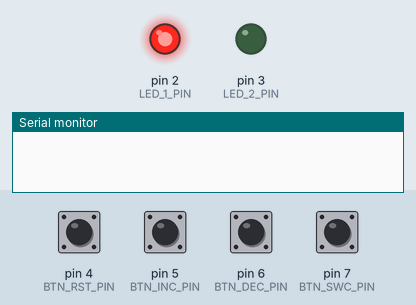
Simulated run of this sketch. Board: Arduino Uno, built with avr-gcc and run on an emulated ATmega328P. Shown: output pins drawn as LEDs (lit = HIGH), the last lines printed to the serial monitor. Dashed ring = blinking. The test bench sets the inputs (shaded band); at power-on: pin 4 (BTN_RST_PIN), pin 5 (BTN_INC_PIN), pin 6 (BTN_DEC_PIN), pin 7 (BTN_SWC_PIN) HIGH.

Above: at 1.0 s.
1.1 s: pin 7 (BTN_SWC_PIN) pulled LOW for 0.15 s
At 1.6 s:
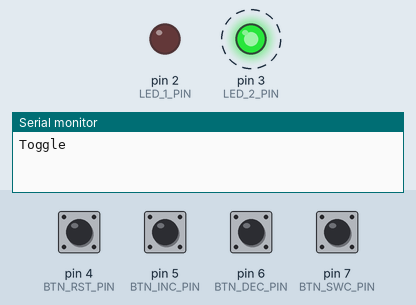
4.1 s: pin 4 (BTN_RST_PIN) pulled LOW for 1 s
At 5.16 s:
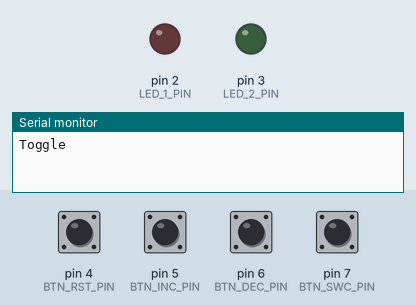
10.2 s: pin 7 (BTN_SWC_PIN) pulled LOW for 1 s
At 11.6 s:
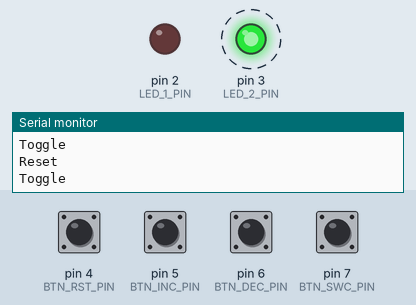
14.2 s: pin 4 (BTN_RST_PIN) pulled LOW for 0.15 s
At 15.0 s:
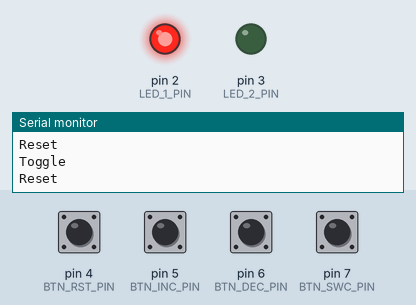
Timing chart, 0 to 16.9 s (numbered marks = the images above; inputs shaded):
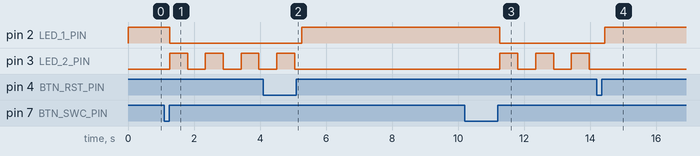

The sketch:

lab-2.2.ino
```cpp
#include "./src/functions.h"
#include "./src/Button.h"
#include "./src/Timer.h"
#include "./src/Led.h"
#include "./src/definitions.h"
#include "./src/tasks.h"

void setup()
{
  initStdio();
  initTasks();

  xTaskCreate(toggleLedTask, "Toggle", 256, nullptr, 1, nullptr);
  xTaskCreate(changeDelayTask, "Delay", 256, nullptr, 1, nullptr);
  xTaskCreate(idleTask, "Idle", 256, nullptr, 2, nullptr);
  vTaskStartScheduler();

  printf("Should not print");
}

void loop()
{
}
```

Button.cpp
```cpp
#include "Button.h"

int Button::debounceMs = 50;

Button::Button() = default;

Button::Button(int _pin) : pin { _pin }
{
  pinMode(pin, INPUT_PULLUP);
}

void Button::update()
{
  unsigned long now = millis();

  if (now - changeTimestamp <= debounceMs) return;

  changeTimestamp = now;
  prevPressed = isPressed;
  isPressed = digitalRead(pin) == LOW;

  if (isPressed == prevPressed) return;

  if (!prevPressed && isPressed && onDown != nullptr) onDown();
  if (prevPressed && !isPressed && onUp != nullptr) onUp();
  if (onChange != nullptr) onChange();
}
```

Button.h
```cpp
#pragma once

#include <Arduino.h>
#include <stdint.h>

// Wrapper around button with debounce
class Button
{
public:
  static int debounceMs;

  bool isPressed = false;

  void (*onChange)() = nullptr;
  void (*onUp)() = nullptr;
  void (*onDown)() = nullptr;

  Button();
  Button(int pin);

  void update();

private:
  int pin = 0;
  bool prevPressed = false;
  unsigned long changeTimestamp = 0;
};
```

Led.cpp
```cpp
#include "Led.h"

Led::Led() = default;

Led::Led(int8_t pin)
{
  pinMode(pin, OUTPUT);

  _pin = pin;
}

void Led::toggle()
{
  if (isOn()) off();
  else on();
}

bool Led::isOn()
{
  return (digitalRead(_pin) == HIGH);
}

void Led::on()
{
  digitalWrite(_pin, HIGH);
}

void Led::off()
{
  digitalWrite(_pin, LOW);
}
```

Led.h
```cpp
#pragma once

#include "Arduino.h"

class Led
{
public:
  Led();
  Led(int8_t pin);

  bool isOn();
  void toggle();
  void on();
  void off();

private:
  int8_t _pin;

  void powerOff();
  void powerOn();
};
```

Timer.cpp
```cpp
#include "Timer.h"

Timer::Timer()
{
  reset();
}

void Timer::reset()
{
  _start = millis();
}

unsigned long Timer::elapsed()
{
  return millis() - _start;
}
```

Timer.h
```cpp
#pragma once

#include <Arduino.h>

class Timer
{
public:
  Timer();

  void reset();
  unsigned long elapsed();

private:
  unsigned long _start;
};
```

definitions.h
```cpp
#pragma once

enum Event
{
  EVENT_NONE = 0,
  EVENT_RESET = 1,
  EVENT_TOGGLE_LED = 2,
  EVENT_INC_DELAY = 4,
  EVENT_DEC_DELAY = 8,
};

#define TASK_TOGGLE_DELAY 50
#define TASK_DELAY_DELAY 50
#define TASK_IDLE_DELAY 200

#define LED_INITIAL_DELAY 500
#define MIN_LED_DELAY 100
#define MAX_LED_DELAY 2000
#define LED_DELAY_STEP 100

#define LED_1_PIN 2
#define LED_2_PIN 3
#define BTN_RST_PIN 4
#define BTN_SWC_PIN 7
#define BTN_DEC_PIN 6
#define BTN_INC_PIN 5
```

functions.h
```cpp
#pragma once

#include <Arduino.h>
#include <stdio.h>

// Returns available memory in bytes for debug purposes
int availableMemory()
{
  int size = 2048;
  byte* buf;

  while ((buf = new byte[size--]) == nullptr);

  delete buf;
  return size;
}

void initSerial(unsigned long baudRate = 115200ul)
{
  Serial.begin(baudRate);
  while (!Serial);
}

int customStdioGet(FILE* f)
{
  while (!Serial.available());
  return Serial.read();
}

int customStdioPut(char c, FILE* f)
{
  Serial.write(c);
}

void initStdio()
{
  initSerial();
  stdin = stdout = fdevopen(customStdioPut, customStdioGet);
}
```

tasks.h
```cpp
#pragma once

#include <Arduino.h>
#include <Arduino_FreeRTOS.h>
#include <semphr.h>

#include "Timer.h"
#include "definitions.h"
#include "Button.h"
#include "Led.h"
#include "functions.h"

void onSwcBtnUp();
void onRstBtnUp();
void onIncBtnUp();
void onDecBtnUp();

Button swcBtn;
Button incBtn;
Button decBtn;
Button rstBtn;
Led led1;
Led led2;
SemaphoreHandle_t semaphore;
int ledDelay = LED_INITIAL_DELAY;
byte event = EVENT_NONE;

void initTasks()
{
  led1 = Led(LED_1_PIN);
  led2 = Led(LED_2_PIN);
  swcBtn = Button(BTN_SWC_PIN);
  incBtn = Button(BTN_INC_PIN);
  decBtn = Button(BTN_DEC_PIN);
  rstBtn = Button(BTN_RST_PIN);

  led1.on();
  led2.off();

  swcBtn.onUp = onSwcBtnUp;
  incBtn.onUp = onIncBtnUp;
  decBtn.onUp = onDecBtnUp;
  rstBtn.onUp = onRstBtnUp;

  semaphore = xSemaphoreCreateBinary();
  xSemaphoreGive(semaphore);
}

void toggleLedTask(void* paraqms)
{
  static TickType_t _delay = pdMS_TO_TICKS(TASK_TOGGLE_DELAY);
  vTaskDelay(_delay);

  for (;;)
  {
    if (xSemaphoreTake(semaphore, portMAX_DELAY) == pdTRUE)
    {
      swcBtn.update();

      xSemaphoreGive(semaphore);
    }
    vTaskDelay(_delay);
  }
}

void changeDelayTask(void* params)
{
  static TickType_t _delay = pdMS_TO_TICKS(TASK_DELAY_DELAY);
  vTaskDelay(_delay);

  static Timer t;

  vTaskDelay(_delay);

  for (;;)
  {
    if (xSemaphoreTake(semaphore, portMAX_DELAY) == pdTRUE)
    {
      incBtn.update();
      decBtn.update();

      if (!led1.isOn() && t.elapsed() >= ledDelay)
      {
        led2.toggle();
        t.reset();
      }

      xSemaphoreGive(semaphore);
    }

    vTaskDelay(_delay);
  }
}

void idleTask(void* paraqms)
{
  static TickType_t _delay = pdMS_TO_TICKS(TASK_IDLE_DELAY);
  vTaskDelay(_delay);

  for (;;)
  {
    if (xSemaphoreTake(semaphore, portMAX_DELAY) == pdTRUE)
    {
      rstBtn.update();

      if (event & EVENT_RESET) printf("Reset\r\n");
      if (event & EVENT_TOGGLE_LED) printf("Toggle\r\n");
      if (event & EVENT_INC_DELAY) printf("Increment (%d)\r\n", ledDelay);
      if (event & EVENT_DEC_DELAY) printf("Decrement (%d)\r\n", ledDelay);

      event = EVENT_NONE;

      xSemaphoreGive(semaphore);
    }

    vTaskDelay(_delay);
  }
}

// ----------------
// Button callbacks
void onSwcBtnUp()
{
  led1.toggle();
  led2.off();
  event |= EVENT_TOGGLE_LED;
}

void onIncBtnUp()
{
  event |= EVENT_INC_DELAY;

  if (ledDelay < MAX_LED_DELAY)
    ledDelay += LED_DELAY_STEP;
}

void onDecBtnUp()
{
  event |= EVENT_DEC_DELAY;

  if (ledDelay > MIN_LED_DELAY)
    ledDelay -= LED_DELAY_STEP;
}

void onRstBtnUp()
{
  led1.on();
  led2.off();
  event |= EVENT_RESET;
  ledDelay = LED_INITIAL_DELAY;
}
```

Measured:
- after the input at 1.1 s, pin 2 (LED_1_PIN): HIGH → LOW after 0.16 s; pin 3 (LED_2_PIN): alternates HIGH for 0.54 s and LOW for 0.54 s, starting after 0.16 s
- after the input at 4.1 s, pin 2 (LED_1_PIN): LOW → HIGH after 1.2 s; pin 3 (LED_2_PIN): goes on until 5.0 s, then stays LOW
- after the input at 10.2 s, pin 2 (LED_1_PIN): HIGH → LOW after 1.1 s; pin 3 (LED_2_PIN): alternates HIGH for 0.54 s and LOW for 0.54 s, starting after 1.1 s
- after the input at 14.2 s, pin 2 (LED_1_PIN): LOW → HIGH after 0.23 s; pin 3 (LED_2_PIN): stops changing and stays LOW
